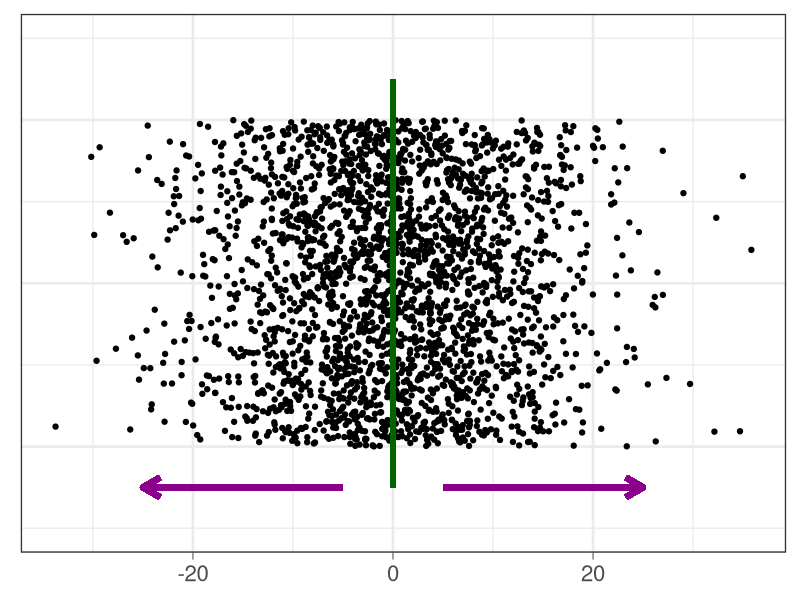

Reproduce this figure in R.
library(ggplot2)
library(patchwork)

font.size <- 20
graphic.settings <- theme_bw(base_size = font.size) + theme(axis.ticks = element_line(size = 0.3))  +  theme(axis.line.x=element_blank(), axis.text.y=element_blank(), axis.ticks.y=element_blank(), axis.title.y=element_blank(), axis.title.x=element_blank())

set.seed(42)

n <- 2500
df <- data.frame(n=1:n, x=round(rnorm(n, mean = 0, sd = 10), 1), y=10)

p <- ggplot(df, aes(x=x, y=y)) + geom_point(position = "jitter") + ylim(c(9.4,10.6))
p <- p + geom_segment(aes(x = 0, y = 10.5, xend = 0, yend = 9.5), size=2, colour="darkgreen") + geom_segment(aes(x = -5, y = 9.5, xend = -25, yend = 9.5), arrow = arrow(length = unit(0.5, "cm")), size=2, colour="darkmagenta") + geom_segment(aes(x = 5, y = 9.5, xend = 25, yend = 9.5), arrow = arrow(length = unit(0.5, "cm")), size=2, colour="darkmagenta") 
p <- p + graphic.settings + theme(legend.position="none", legend.title = element_blank())

png("../descriptive/descriptive.png", width=500, height=250)
print(p)
dev.off()



#
#
# set.seed(42)
# n <- 5000000
# mu=4
# sigma2=1.5
# df <- data.frame(x=c(1:n), y=rnorm(n, mean=mu, sd=sigma2))
# df$t <- df$y-mu # This is traslated to mean=0
# df$z <- scale(df$y) #This is the standard normal distr
#
# df <- reshape2::melt(df, id="x")
#
# graphic.settings <- theme_bw(base_size = font.size) + theme(axis.ticks = element_line(size = 0.3))  +  theme(axis.text.y=element_blank(), axis.ticks.y=element_blank(), axis.title.y=element_blank())
#
#
# #Only the N distr in magenta
# png("../estimation/n2z_1.png", width=700, height=500)
# print(ggplot(df[df$variable == "y", ], aes(value, colour=variable)) + geom_density(linewidth=2) + graphic.settings + xlim(-8, 12) + ylim(0, 0.4) + scale_color_manual(values=c("magenta", "gray74", "darkgreen")) + theme(legend.position="none"))
# dev.off()
#
#
# # Add the translated dist + the translation lines
# p <- ggplot(df[df$variable != "z", ], aes(value, colour=variable)) + geom_density(linewidth=2) + graphic.settings + xlim(-8, 12) + ylim(0, 0.4) + scale_color_manual(values=c("magenta", "gray74", "darkgreen")) + theme(legend.position="none")
# p <- p + geom_segment(aes(x = mu, y = 0.265, xend = 0, yend = 0.265), arrow = arrow(length = unit(0.5, "cm")), size=1, colour="gray74")
# p
#
# png("../estimation/n2z_2.png", width=700, height=500)
# print(p)
# dev.off()
#
# png("../estimation/n2z_3.png", width=700, height=500)
# print(ggplot(df[df$variable != "y", ], aes(value, colour=variable)) + geom_density(linewidth=2) + graphic.settings + xlim(-8, 12) + ylim(0, 0.4) + scale_color_manual(values=c("gray74", "darkgreen")) + theme(legend.position="none"))
# dev.off()
#
#
# png("../estimation/n2z_4.png", width=700, height=500)
# print(ggplot(df[df$variable != "t", ], aes(value, colour=variable, linetype = variable)) + geom_density(linewidth=2) + graphic.settings + xlim(-8, 12) + ylim(0, 0.4) + scale_color_manual(values=c("magenta", "darkgreen")) + scale_linetype_manual(values=c(2,1)) + theme(legend.position="none"))
# dev.off()
#
#
# # set.seed(42)
# #
# # n <- 5000
# # dt <- data.frame(x=c(1:n),y=rnorm(n))
# # dens <- density(dt$y)
# # df <- data.frame(x=dens$x, y=dens$y)
# # probs <- c(0.25, 0.5, 0.75)
# # quantiles <- quantile(dt$y, prob=probs)
# # df$Quantile <- factor(findInterval(df$x,quantiles))
# # levels(df$Quantile) <- c("Q1", "Q2", "Q3", "Q4")
# #
# # cols <- c("magenta", "green", "blue", "orange")
# # names(cols) <- levels(df$Quantile)
# #
# # p <- ggplot(df, aes(x,y)) + geom_line() + geom_ribbon(aes(ymin=0, ymax=y, fill=Quantile), alpha = .5)
# # p <- p + scale_x_continuous(breaks=quantiles) +  scale_fill_manual(values = cols)
# # p <- p + graphic.settings + theme(legend.position="bottom")
# #
# # png("../descriptive/quantile.png", width=500, height=250)
# # print(p)
# # dev.off()
# #
# #
# # set.seed(42)
# #
# # n <- 250900
# # df <- rbind(data.frame(n=1:n, x=round(rnorm(n, mean = 0, sd = 10), 1), y=10, sd="s10"),
# # 			data.frame(n=1:n, x=round(rnorm(n, mean = 0, sd = 20), 1), y=10, sd="s20"),
# # 			data.frame(n=1:n, x=round(rnorm(n, mean = 0, sd = 30), 1), y=10, sd="s30"))
# # names(cols) <- levels(df$sd)
# #
# #
# # p <- ggplot(df, aes(x, fill = sd, colour = sd)) + geom_density(alpha = .2) + scale_fill_manual(values = cols)
# # p <- p + geom_segment(aes(x = 0, y = -0.0025, xend = 0, yend = 0.0425), size=0.5, colour="black")
# # p <- p + graphic.settings + theme(legend.position="none")
# #
# #
# # png("../descriptive/sd.png", width=500, height=250)
# # print(p)
# # dev.off()
# #
# #
